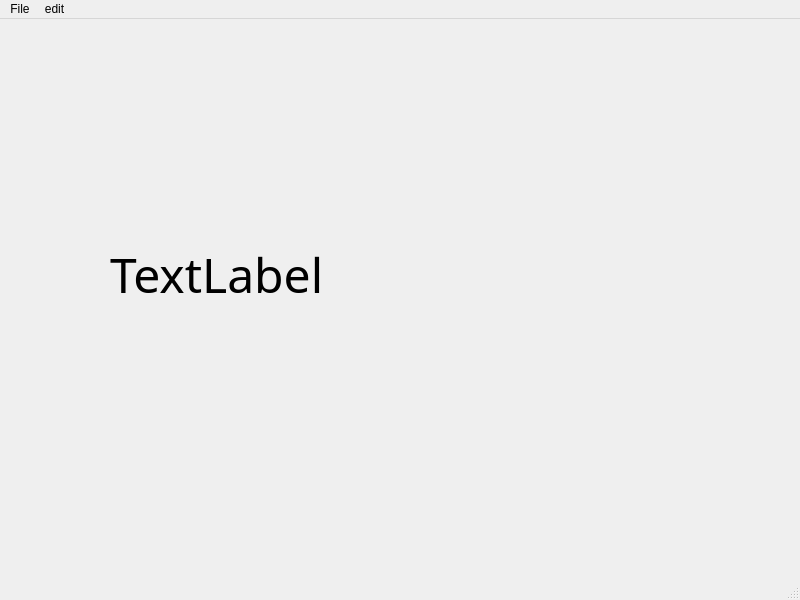
<?xml version="1.0" encoding="UTF-8"?>
<ui version="4.0">
 <class>MainWindow</class>
 <widget class="QMainWindow" name="MainWindow">
  <property name="geometry">
   <rect>
    <x>0</x>
    <y>0</y>
    <width>800</width>
    <height>600</height>
   </rect>
  </property>
  <property name="windowTitle">
   <string>MainWindow</string>
  </property>
  <widget class="QWidget" name="centralwidget">
   <widget class="QLabel" name="label">
    <property name="geometry">
     <rect>
      <x>110</x>
      <y>110</y>
      <width>401</width>
      <height>291</height>
     </rect>
    </property>
    <property name="font">
     <font>
      <family>Fira Code Retina</family>
      <pointsize>36</pointsize>
     </font>
    </property>
    <property name="text">
     <string>TextLabel</string>
    </property>
   </widget>
  </widget>
  <widget class="QMenuBar" name="menubar">
   <property name="geometry">
    <rect>
     <x>0</x>
     <y>0</y>
     <width>800</width>
     <height>22</height>
    </rect>
   </property>
   <widget class="QMenu" name="menuFile">
    <property name="title">
     <string>File</string>
    </property>
    <addaction name="actionNew"/>
    <addaction name="actionSave"/>
   </widget>
   <widget class="QMenu" name="menuedit">
    <property name="title">
     <string>edit</string>
    </property>
    <addaction name="actioncopy"/>
    <addaction name="actionpaste"/>
   </widget>
   <addaction name="menuFile"/>
   <addaction name="menuedit"/>
  </widget>
  <widget class="QStatusBar" name="statusbar"/>
  <action name="actionNew">
   <property name="text">
    <string>New</string>
   </property>
   <property name="statusTip">
    <string>Create a new file</string>
   </property>
   <property name="shortcut">
    <string>Ctrl+N</string>
   </property>
  </action>
  <action name="actionSave">
   <property name="text">
    <string>Save</string>
   </property>
   <property name="statusTip">
    <string>Save a file</string>
   </property>
   <property name="shortcut">
    <string>Ctrl+S</string>
   </property>
  </action>
  <action name="actioncopy">
   <property name="text">
    <string>copy</string>
   </property>
   <property name="statusTip">
    <string>copy contents</string>
   </property>
   <property name="shortcut">
    <string>Ctrl+C</string>
   </property>
  </action>
  <action name="actionpaste">
   <property name="text">
    <string>paste</string>
   </property>
   <property name="statusTip">
    <string>paste content</string>
   </property>
  </action>
 </widget>
 <resources/>
 <connections/>
</ui>
